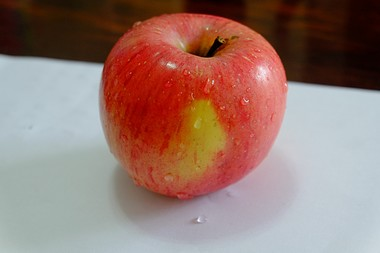
#> input picture DL-Image-Classification-Models-Based-CNN-apple/dataset_unit/apple/train/apple_1/407.jpg, 380 x 253 px
$ python -i FIller.py   (imports and definitions only)   (older library calls are emulated)
#> lines starting #> are read from the running program, lines starting #| are printed output that depends on the picture
from PIL import ImageFilter, Image
import cv2
import numpy as np


class GaussianBlur:
    def __init__(self, radius=2):
        self.radius = radius

    def __call__(self, img):
        return img.filter(ImageFilter.GaussianBlur(radius=self.radius))


class MeanFilter:
    def __init__(self, radius=1):
        self.radius = radius

    def __call__(self, img):
        # return img.filter(ImageFilter.Kernel((3,3), [1]*9, scale=9))
        return img.filter(ImageFilter.BoxBlur(self.radius))


class MedianFilter:
    def __init__(self, size=3):
        self.size = size

    def __call__(self, img):
        return img.filter(ImageFilter.MedianFilter(size=self.size))

# 这将Sobel算子的结果转换为灰度，然后合并回RGB。但这样会将图像转换为边缘检测后的灰度图，可能改变图像的颜色信息，但作为数据增强，可能可以接受。
class SobelFilter:
    def __call__(self, img):
        img_np = np.array(img)
        gray = cv2.cvtColor(img_np, cv2.COLOR_RGB2GRAY)
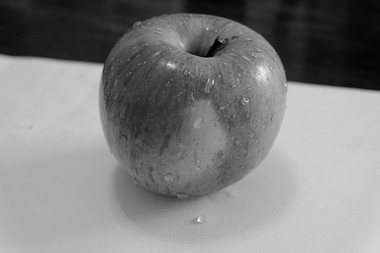
#> gray: shape (253, 380); min 0, max 253, mean 128.7
        sobelx = cv2.Sobel(gray, cv2.CV_64F, 1, 0, ksize=3)
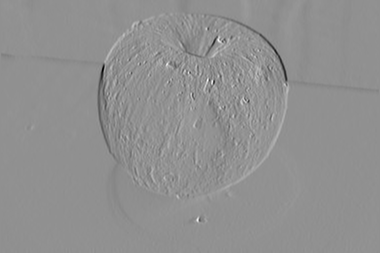
#> sobelx: shape (253, 380) float64; min -554, max 421, mean -0.3; drawn with min black and max white
        sobely = cv2.Sobel(gray, cv2.CV_64F, 0, 1, ksize=3)
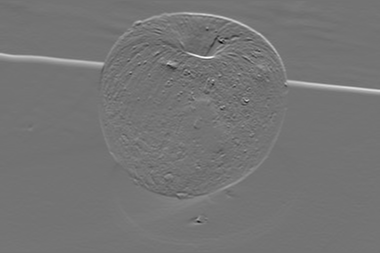
#> sobely: shape (253, 380) float64; min -495, max 594, mean 5.2; drawn with min black and max white
        sobel_mag = np.sqrt(sobelx**2 + sobely**2)
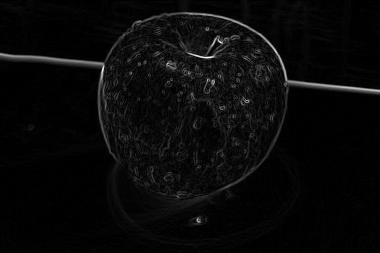
#> sobel_mag: shape (253, 380) float64; min 0, max 594.8, mean 22.6; drawn with min black and max white
        sobel_mag = np.uint8(255 * sobel_mag / np.max(sobel_mag))
        sobel_mag = cv2.cvtColor(sobel_mag, cv2.COLOR_GRAY2RGB)
#> sobel_mag: shape (253, 380, 3)
        return Image.fromarray(sobel_mag)


class LaplaceFilter:
    def __call__(self, img):
        img_np = np.array(img)
        gray = cv2.cvtColor(img_np, cv2.COLOR_RGB2GRAY)
        laplace = cv2.Laplacian(gray, cv2.CV_64F)
        laplace = np.uint8(255 * np.abs(laplace) / np.max(np.abs(laplace)))
        laplace = cv2.cvtColor(laplace, cv2.COLOR_GRAY2RGB)
        return Image.fromarray(laplace)


# 这样处理后，得到的是边缘强度图像，转换为RGB格式。这可能更适合作为数据增强，尽管颜色信息被丢失，但作为数据增强的手段，可以增加模型对边缘特征的鲁棒性
class RobertFilter:
    def __call__(self, img):
        img_np = np.array(img)
        gray = cv2.cvtColor(img_np, cv2.COLOR_RGB2GRAY)
        robert_x = np.array([[1, 0], [0, -1]], dtype=np.float32)
        robert_y = np.array([[0, 1], [-1, 0]], dtype=np.float32)
        rob_x = cv2.filter2D(gray, -1, robert_x)
        rob_y = cv2.filter2D(gray, -1, robert_y)
        rob_mag = np.sqrt(rob_x**2 + rob_y**2)
        rob_mag = np.uint8(255 * rob_mag / np.max(rob_mag))
        rob_mag = cv2.cvtColor(rob_mag, cv2.COLOR_GRAY2RGB)
        return Image.fromarray(rob_mag)

>>> import cv2
>>> picture = cv2.cvtColor(cv2.imread('../dataset_unit/apple/train/apple_1/407.jpg'), cv2.COLOR_BGR2RGB)
>>> result = SobelFilter()(picture)

$ run again, on DL-Image-Classification-Models-Based-CNN-apple/dataset_unit/apple/train/apple_1/426.jpg
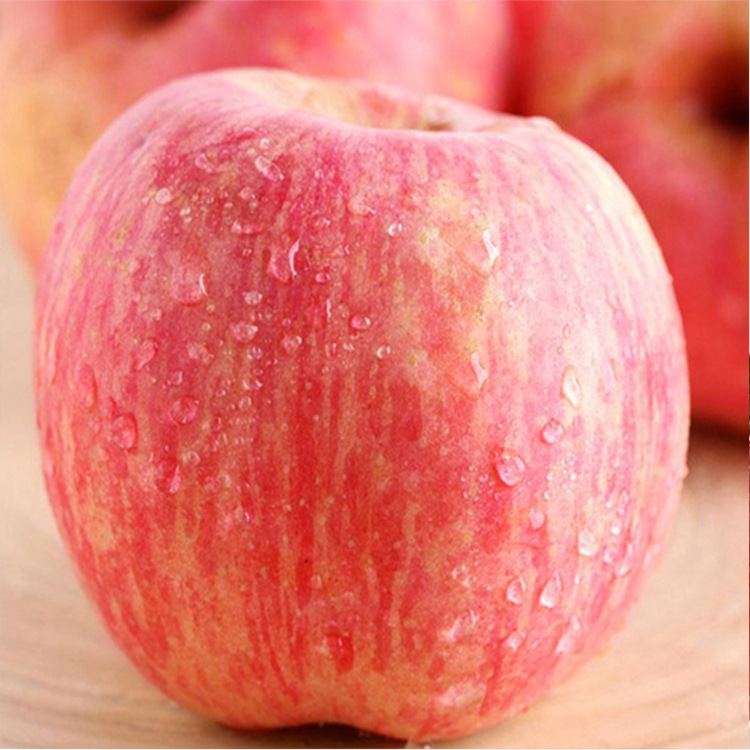
#> input picture DL-Image-Classification-Models-Based-CNN-apple/dataset_unit/apple/train/apple_1/426.jpg, 750 x 750 px
#> in __call__, `sobely = cv2.Sobel(gray, cv2.CV_64F, 0, 1, ksize=3)`:
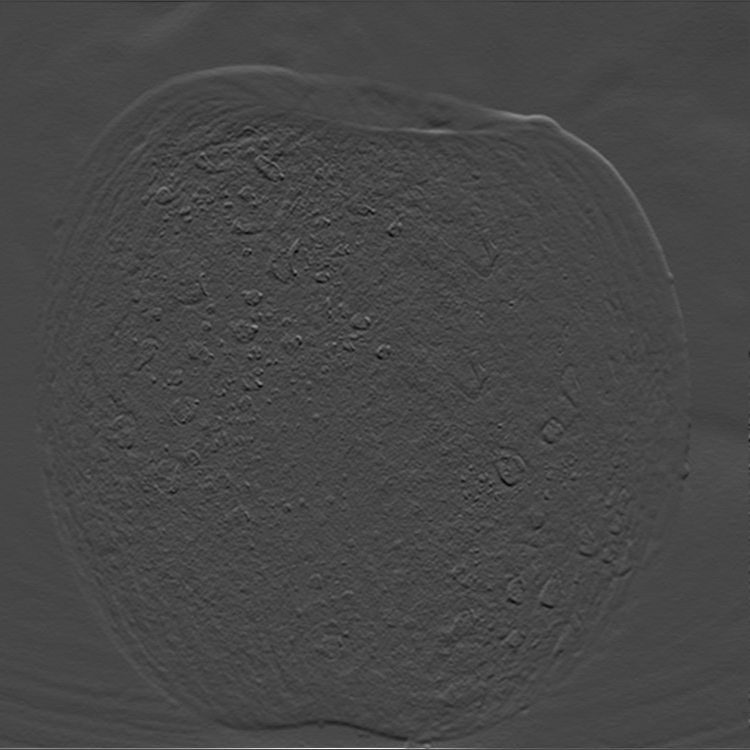
#> sobely: shape (750, 750) float64; min -287, max 742, mean 0.5; drawn with min black and max white
#> in __call__, `sobel_mag = np.sqrt(sobelx**2 + sobely**2)`:
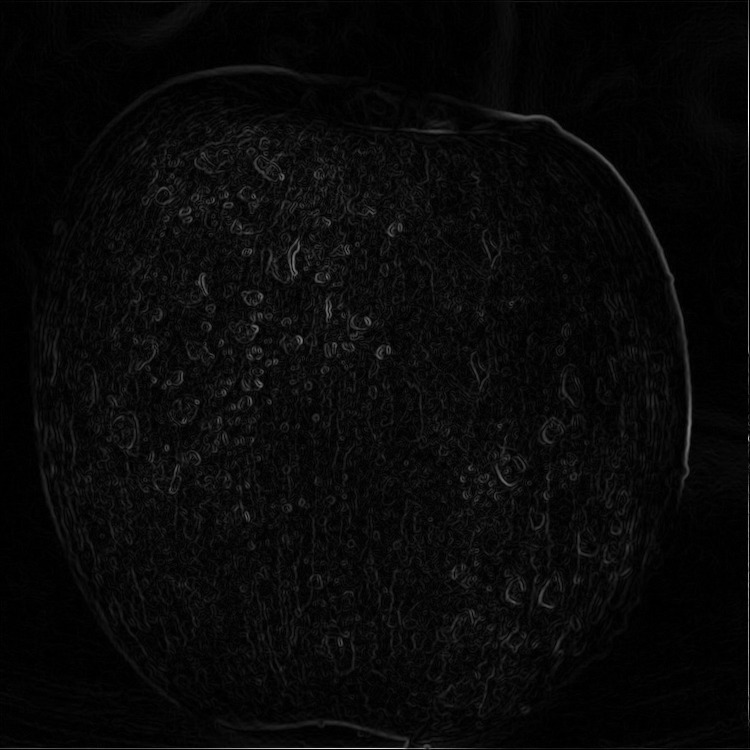
#> sobel_mag: shape (750, 750) float64; min 0, max 824, mean 29.5; drawn with min black and max white

$ run again, on DL-Image-Classification-Models-Based-CNN-apple/dataset_unit/apple/train/apple_1/448.jpg
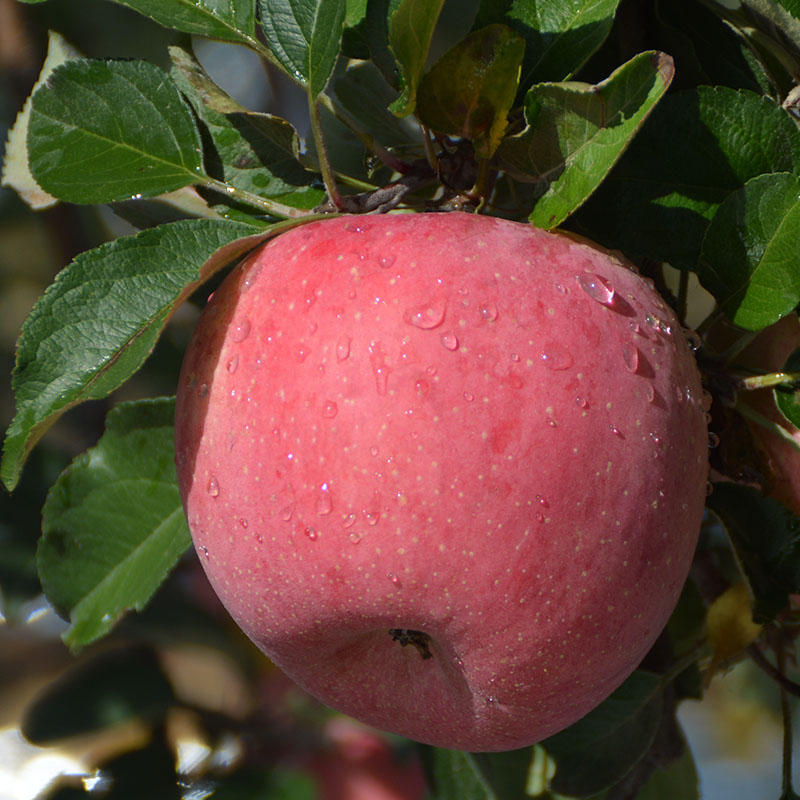
#> input picture DL-Image-Classification-Models-Based-CNN-apple/dataset_unit/apple/train/apple_1/448.jpg, 800 x 800 px
#> in __call__, `sobely = cv2.Sobel(gray, cv2.CV_64F, 0, 1, ksize=3)`:
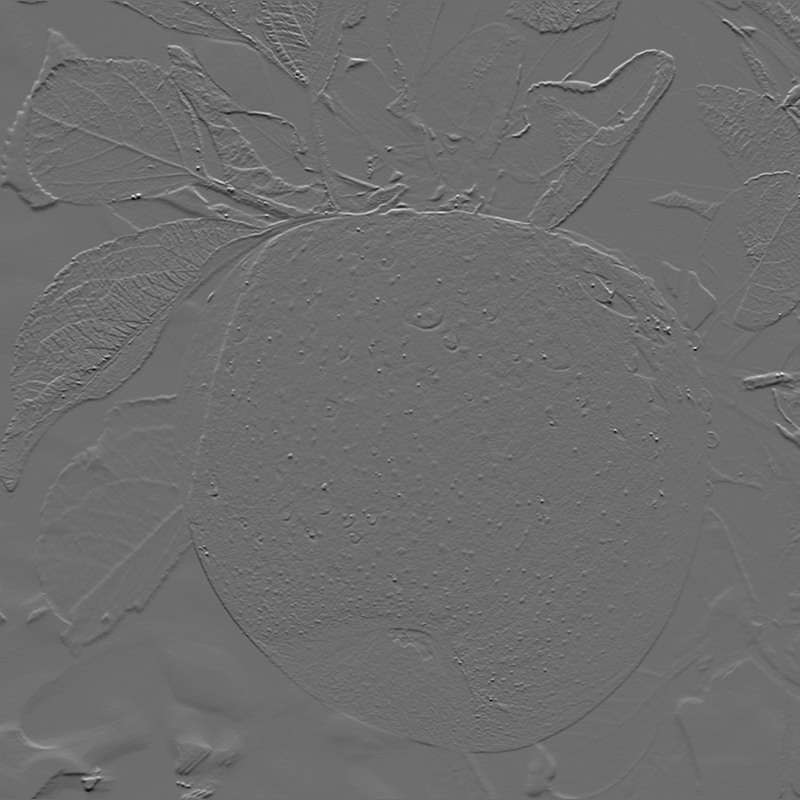
#> sobely: shape (800, 800) float64; min -542, max 717, mean 0; drawn with min black and max white
#> in __call__, `sobel_mag = np.sqrt(sobelx**2 + sobely**2)`:
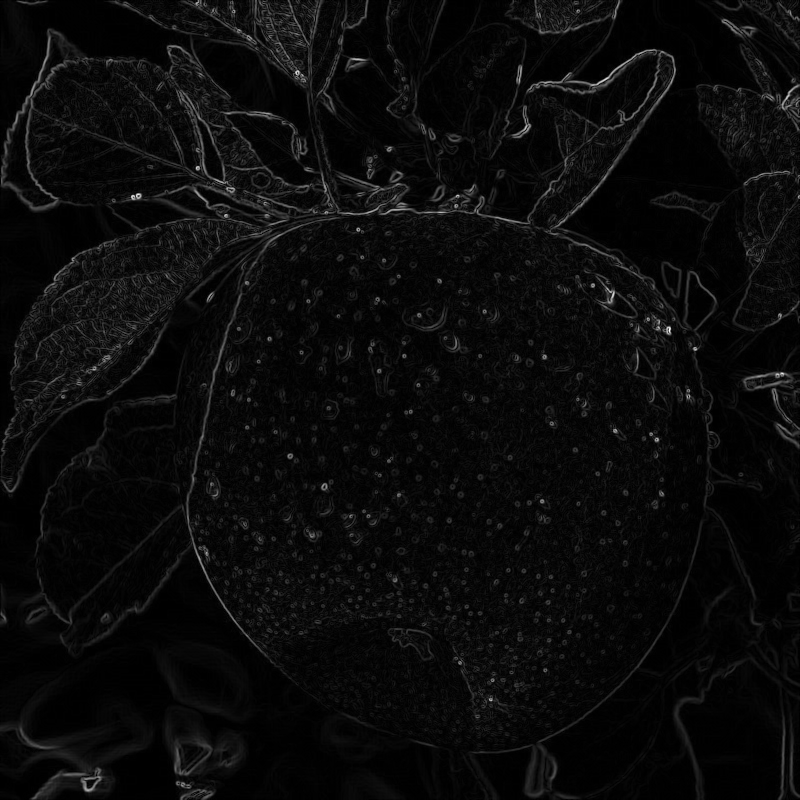
#> sobel_mag: shape (800, 800) float64; min 0, max 788.2, mean 34.4; drawn with min black and max white
